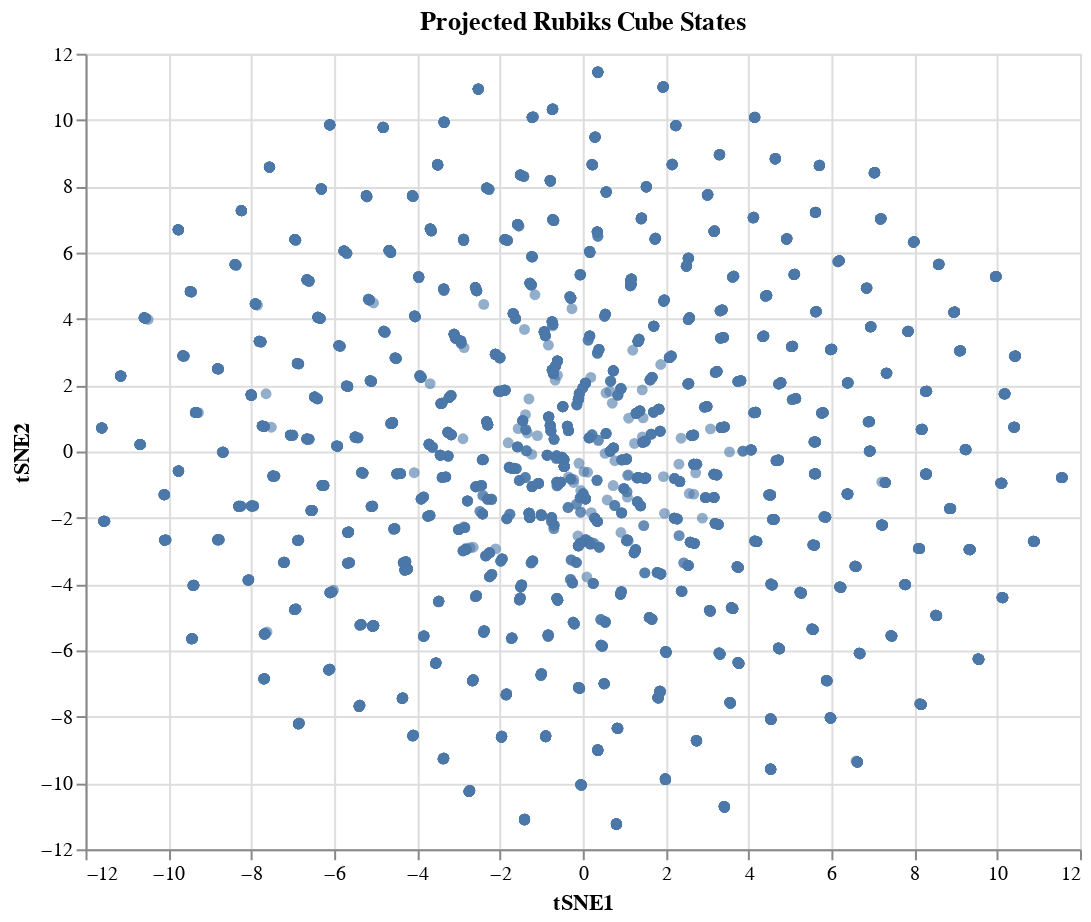

This figure's notebook cell:
### Code cell
alt.Chart(player_info_columns.iloc[:, 5:]).mark_circle(
    opacity=0.6
).encode(
    x='tSNE1',
    y='tSNE2',
).properties(
    width=500,
    height=400,
    title="Projected Rubiks Cube States"
).interactive()

### Figure 1 — Vega-Lite specification as saved in the notebook (floating-point values rounded to 4 significant figures; data arrays with more than 128 entries replaced by an {"elided": "..."} marker saying what was removed)
{"config": {"view": {"continuousWidth": 300, "continuousHeight": 300}}, "data": {"name": "data-bf15eb229491e48ec3d2cfdf878a8133"}, "mark": {"type": "circle", "opacity": 0.6}, "encoding": {"x": {"field": "tSNE1", "type": "quantitative"}, "y": {"field": "tSNE2", "type": "quantitative"}}, "height": 400, "params": [{"name": "param_2", "select": {"type": "interval", "encodings": ["x", "y"]}, "bind": "scales"}], "title": "Projected Rubiks Cube States", "width": 500, "$schema": "https://vega.github.io/schema/vega-lite/v5.20.1.json", "datasets": {"data-bf15eb229491e48ec3d2cfdf878a8133": {"elided": "5552 records"}}}
